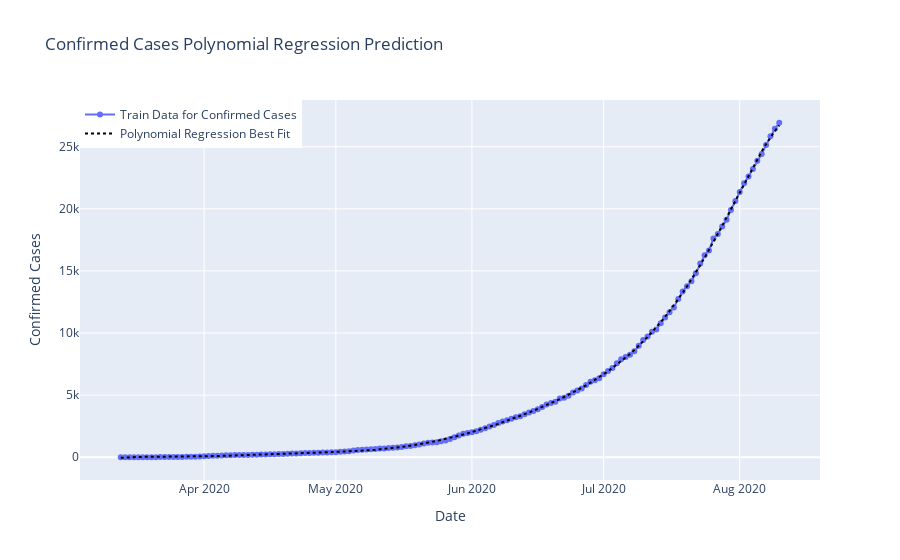

The notebook cell this image was saved under:
### Code cell
comp_data=poly.fit_transform(np.array(datewise["Days Since"]).reshape(-1,1))
plt.figure(figsize=(11,6))
predictions_poly=linreg.predict(comp_data)

fig=go.Figure()
fig.add_trace(go.Scatter(x=datewise.index, y=datewise["Confirmed"],
                    mode='lines+markers',name="Train Data for Confirmed Cases"))
fig.add_trace(go.Scatter(x=datewise.index, y=predictions_poly,
                    mode='lines',name="Polynomial Regression Best Fit",
                    line=dict(color='black', dash='dot')))
fig.update_layout(title="Confirmed Cases Polynomial Regression Prediction",
                 xaxis_title="Date",yaxis_title="Confirmed Cases",
                 legend=dict(x=0,y=1,traceorder="normal"))
fig.show()

### Figure 1 — Plotly figure (JSON) as saved in the notebook; plotly's stock layout.template omitted (floating-point values rounded to 4 significant figures; data arrays with more than 128 entries replaced by an {"elided": "..."} marker saying what was removed)
{"data": [{"mode": "lines+markers", "name": "Train Data for Confirmed Cases", "type": "scatter", "x": {"elided": "151 str values"}, "y": {"elided": "151 int values"}}, {"line": {"color": "black", "dash": "dot"}, "mode": "lines", "name": "Polynomial Regression Best Fit", "type": "scatter", "x": {"elided": "151 str values"}, "y": {"elided": "151 float values"}}], "layout": {"legend": {"traceorder": "normal", "x": 0, "y": 1}, "title": {"text": "Confirmed Cases Polynomial Regression Prediction"}, "xaxis": {"title": {"text": "Date"}}, "yaxis": {"title": {"text": "Confirmed Cases"}}}}
